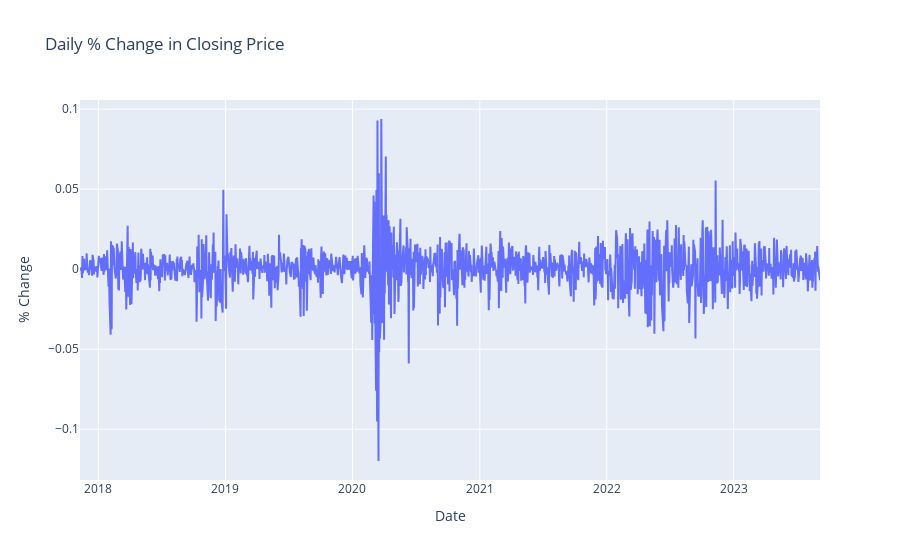

Write notebook code for a chart like this one.
### Code cell
# displaying the chart for daily % change in closing price
data = [go.Scatter(x=updated_data.index,
                   y=updated_data['%_CHANGE'], mode='lines')]
layout = go.Layout(title="Daily % Change in Closing Price",
                   xaxis=dict(title='Date'), yaxis=dict(title='% Change'))
fig = go.Figure(data=data, layout=layout)
pyo.init_notebook_mode(connected=True)
pyo.iplot(fig)

### Figure 1 — Plotly figure (JSON) as saved in the notebook; plotly's stock layout.template omitted (floating-point values rounded to 4 significant figures; data arrays with more than 128 entries replaced by an {"elided": "..."} marker saying what was removed)
{"data": [{"mode": "lines", "type": "scatter", "x": {"elided": "1464 str values"}, "y": {"elided": "1464 float values"}}], "layout": {"title": {"text": "Daily % Change in Closing Price"}, "xaxis": {"title": {"text": "Date"}}, "yaxis": {"title": {"text": "% Change"}}}}
